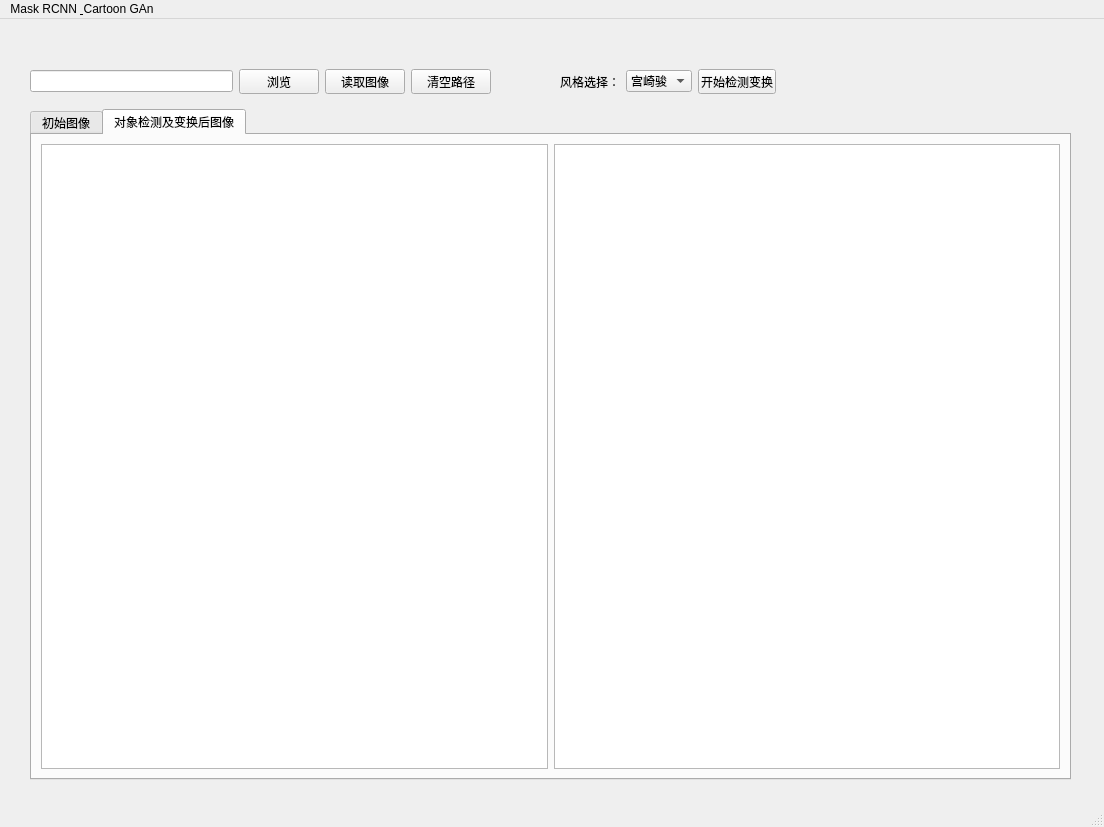
<?xml version="1.0" encoding="UTF-8"?>
<ui version="4.0">
 <class>MainWindow</class>
 <widget class="QMainWindow" name="MainWindow">
  <property name="geometry">
   <rect>
    <x>0</x>
    <y>0</y>
    <width>1104</width>
    <height>827</height>
   </rect>
  </property>
  <property name="windowTitle">
   <string>Demo_odg</string>
  </property>
  <widget class="QWidget" name="centralwidget">
   <widget class="QTabWidget" name="tabWidget">
    <property name="geometry">
     <rect>
      <x>30</x>
      <y>90</y>
      <width>1041</width>
      <height>671</height>
     </rect>
    </property>
    <property name="currentIndex">
     <number>1</number>
    </property>
    <widget class="QWidget" name="rawtab">
     <attribute name="title">
      <string>初始图像</string>
     </attribute>
     <layout class="QGridLayout" name="gridLayout">
      <item row="0" column="0">
       <widget class="QGraphicsView" name="rawimgshow">
        <property name="verticalScrollBarPolicy">
         <enum>Qt::ScrollBarAlwaysOff</enum>
        </property>
        <property name="horizontalScrollBarPolicy">
         <enum>Qt::ScrollBarAlwaysOff</enum>
        </property>
       </widget>
      </item>
     </layout>
    </widget>
    <widget class="QWidget" name="odtab">
     <attribute name="title">
      <string>对象检测及变换后图像</string>
     </attribute>
     <layout class="QGridLayout" name="gridLayout_2">
      <item row="1" column="0">
       <widget class="QGraphicsView" name="odimgshow">
        <property name="verticalScrollBarPolicy">
         <enum>Qt::ScrollBarAlwaysOff</enum>
        </property>
        <property name="horizontalScrollBarPolicy">
         <enum>Qt::ScrollBarAlwaysOff</enum>
        </property>
       </widget>
      </item>
      <item row="1" column="1">
       <widget class="QGraphicsView" name="ganimgshow">
        <property name="verticalScrollBarPolicy">
         <enum>Qt::ScrollBarAlwaysOff</enum>
        </property>
        <property name="horizontalScrollBarPolicy">
         <enum>Qt::ScrollBarAlwaysOff</enum>
        </property>
       </widget>
      </item>
     </layout>
    </widget>
   </widget>
   <widget class="QWidget" name="">
    <property name="geometry">
     <rect>
      <x>30</x>
      <y>50</y>
      <width>461</width>
      <height>25</height>
     </rect>
    </property>
    <layout class="QHBoxLayout" name="horizontalLayout">
     <item>
      <widget class="QLineEdit" name="lineEdit"/>
     </item>
     <item>
      <widget class="QPushButton" name="loadbutton">
       <property name="text">
        <string>浏览</string>
       </property>
      </widget>
     </item>
     <item>
      <widget class="QPushButton" name="openbutton">
       <property name="text">
        <string>读取图像</string>
       </property>
      </widget>
     </item>
     <item>
      <widget class="QPushButton" name="clearbutton">
       <property name="text">
        <string>清空路径</string>
       </property>
      </widget>
     </item>
    </layout>
   </widget>
   <widget class="QWidget" name="">
    <property name="geometry">
     <rect>
      <x>560</x>
      <y>50</y>
      <width>216</width>
      <height>25</height>
     </rect>
    </property>
    <layout class="QHBoxLayout" name="horizontalLayout_2">
     <item>
      <widget class="QLabel" name="label">
       <property name="text">
        <string>风格选择：</string>
       </property>
      </widget>
     </item>
     <item>
      <widget class="QComboBox" name="stylechoose">
       <item>
        <property name="text">
         <string>宫崎骏</string>
        </property>
       </item>
       <item>
        <property name="text">
         <string>细田守</string>
        </property>
       </item>
       <item>
        <property name="text">
         <string>今敏</string>
        </property>
       </item>
       <item>
        <property name="text">
         <string>新海诚</string>
        </property>
       </item>
      </widget>
     </item>
     <item>
      <widget class="QPushButton" name="tranbutton">
       <property name="text">
        <string>开始检测变换</string>
       </property>
      </widget>
     </item>
    </layout>
   </widget>
  </widget>
  <widget class="QMenuBar" name="menubar">
   <property name="geometry">
    <rect>
     <x>0</x>
     <y>0</y>
     <width>1104</width>
     <height>23</height>
    </rect>
   </property>
   <widget class="QMenu" name="menuMask_RCNN_Cartoon_GAn">
    <property name="title">
     <string>Mask RCNN &amp; Cartoon GAn</string>
    </property>
   </widget>
   <addaction name="menuMask_RCNN_Cartoon_GAn"/>
  </widget>
  <widget class="QStatusBar" name="statusbar"/>
 </widget>
 <resources/>
 <connections>
  <connection>
   <sender>clearbutton</sender>
   <signal>clicked()</signal>
   <receiver>lineEdit</receiver>
   <slot>clear()</slot>
   <hints>
    <hint type="sourcelabel">
     <x>683</x>
     <y>181</y>
    </hint>
    <hint type="destinationlabel">
     <x>685</x>
     <y>156</y>
    </hint>
   </hints>
  </connection>
 </connections>
</ui>
